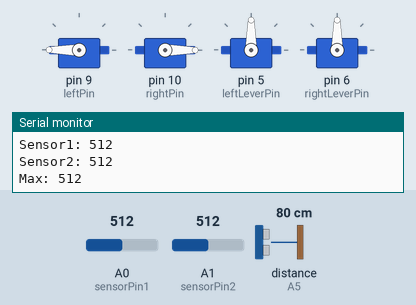
The sketch below on a simulated Arduino Uno, built with avr-gcc and run on an emulated ATmega328P. On the bench: 4 × servo, the last lines printed to the serial monitor. Wiring (inferred from the names in the program): ultrasonic range finder: trigger A4; echo A5. The test bench sets the inputs (shaded band); at power-on: distance to the obstacle (sensor on A5) 80 cm, A0 (sensorPin1) = 512, A1 (sensorPin2) = 512. The echo pulse lasts 58.3 µs per cm; random numbers use the default seed unless the sketch sets one.

Above: at 1.2 s.
1.3 s: distance to the obstacle (sensor on A5) set to 25 cm
2.8 s: distance to the obstacle (sensor on A5) set to 20 cm
At 4.0 s:
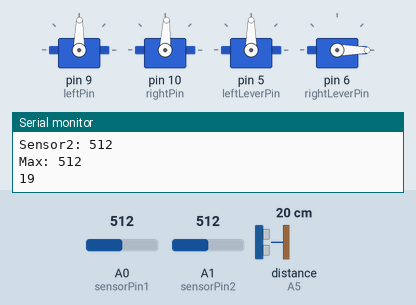
5.8 s: distance to the obstacle (sensor on A5) set to 35 cm
7.4 s: A0 (sensorPin1) set to 716
At 8.2 s:
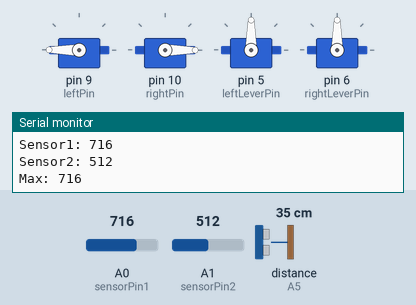
8.9 s: A0 (sensorPin1) set to 561
At 10.1 s:
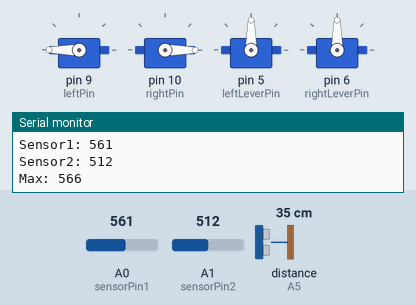
10.4 s: A0 (sensorPin1) set to 532
At 10.8 s:
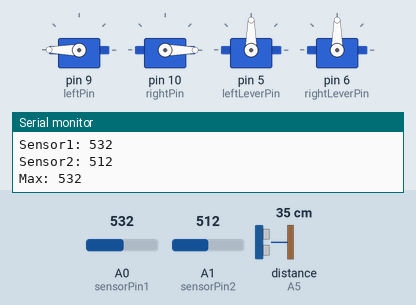
Timing chart, 0 to 13.0 s (numbered marks = the images above; inputs shaded):
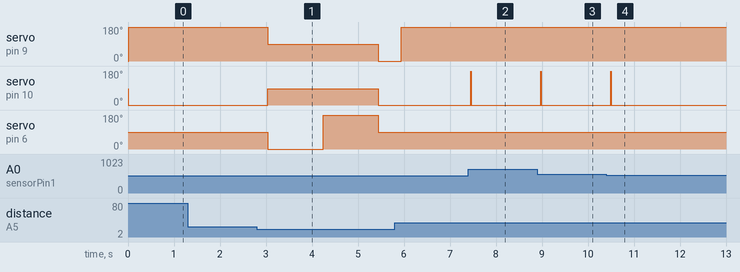

The sketch:

Challenge3.ino
```cpp
#include <Servo.h>

#include <Ethernet.h>

#include <Servo.h>                        // Include the <Servo.h> libary, which is specifically designed
#include <SoftwareSerial.h>

const int leftPin = 9;
Servo servoL;
const int rightPin = 10;
Servo servoR;

const int leftLeverPin = 5;
Servo leverL;
const int rightLeverPin = 6;
Servo leverR;

const int trigPin = A4;
const int echoPin = A5;

const int sensorPin1 = A0;
const int sensorPin2 = A1;

int sensorReading1 = 0;
int sensorReading2 = 0;

long duration;
int distance;

int maxSensor = 0;
int dist1 = 0;
int dist2 = 0;
int degree = 90;
int n = 2;

int count = 0;
int r = 0;

void setup() {
  servoL.attach(leftPin);
  servoR.attach(rightPin);

  leverL.attach(leftLeverPin);
  leverR.attach(rightLeverPin);

  pinMode(trigPin, OUTPUT); // Sets the trigPin as an Output
  pinMode(echoPin, INPUT); // Sets the echoPin as an Input

  Serial.begin(9600);

  servoL.writeMicroseconds(1460);
  servoR.writeMicroseconds(1440);
  leverR.write(90);
}

void loop () {

//  Serial.println("Starting loop");

  digitalWrite(trigPin, LOW);
  digitalWrite(trigPin, HIGH);
  digitalWrite(trigPin, LOW);
  duration = pulseIn(echoPin, HIGH);
  distance= duration*0.034/2;
//  Serial.print("Distance: ");
//  Serial.println(distance);

  if (sensorReading1 > maxSensor) {
    maxSensor = sensorReading1;
    r = random(0, 2);
  }

  sensorReading1 = analogRead(sensorPin1);
  sensorReading2 = analogRead(sensorPin2);

  Serial.print("Sensor1: ");
  Serial.println(sensorReading1);
  Serial.print("Sensor2: ");
  Serial.println(sensorReading2);
  Serial.print("Max: ");
  Serial.println(maxSensor);

  if (distance > 20) {
    if (sensorReading1 >= sensorReading2) {
      if (sensorReading1+20 > maxSensor && sensorReading1-20 < maxSensor) {
        servoL.write(180);
        servoR.write(0);
        delay(500);
        count = 0;
      } else {
        if (r == 0) {
          servoL.write(0);
          servoR.write(0);
        } else {
          servoL.write(180);
          servoR.write(180);
        }

        if (count == 0) {
          maxSensor -= 150;
          count = 1;
        }
      }
    } else {
      if (r == 0) {
        servoL.write(0);
        servoR.write(0);
      } else {
        servoL.write(180);
        servoR.write(180);
      }
      delay(500);

      maxSensor = 0;
      if (sensorReading2 > maxSensor) {
        maxSensor = sensorReading1;
        r = random(0, 2);
      }
    }

  } else {                            // obstacle detected
    Serial.println(distance);

    // machine freezes
    servoL.writeMicroseconds(1460);
    servoR.writeMicroseconds(1440);

    // distance sensor checks right side to see if there is obstacles
    leverR.write(0);
    delay(500);
    digitalWrite(trigPin, LOW);
    digitalWrite(trigPin, HIGH);
    digitalWrite(trigPin, LOW);
    duration = pulseIn(echoPin, HIGH);
    distance= duration*0.034/2;
    dist1 = distance;
    delay(700);

    leverR.write(180);
    delay(500);
    digitalWrite(trigPin, LOW);
    digitalWrite(trigPin, HIGH);
    digitalWrite(trigPin, LOW);
    duration = pulseIn(echoPin, HIGH);
    distance= duration*0.034/2;
    dist2 = distance;
    delay(700);

    Serial.println(dist1);
    Serial.println(dist2);

    leverR.write(90);

    if (dist1 > dist2) {
      Serial.println("Right");
      servoL.write(180);
      servoR.write(180);
      delay(500);
    } else {
      servoL.write(0);
      servoR.write(0);
      delay(500);
    }

    servoL.write(180);
    servoR.write(0);
    delay(1500);

    maxSensor = 0;
  }

//  Serial.print("Sensor reading = ");        // Print this text in the Serial Monitor
//  Serial.print(sensorReading);              // Print the sensor reading, followed by a newline character
//  Serial.print(", ");
//  Serial.println(1023 - sensorReading);
//  Serial.print("Max sensor: ");
//  Serial.println(maxSensor);
}
```

Measured:
- the behaviour switches between 22 and 21 cm on distance to the obstacle (sensor on A5) (found by bisection; images 0 and 1)
- after the input at 2.8 s, servo on pin 9 (leftPin): 180° → 89° after 0.24 s, → 0° 2.4 s later; servo on pin 10 (rightPin): 0° → 87° after 0.24 s, → 0° 2.4 s later; servo on pin 6 (rightLeverPin): 90° → 0° after 0.24 s, → 180° 1.2 s later, → 90° 1.2 s later
- after the input at 7.4 s, servo on pin 10 (rightPin): 0° → 180° after 0.05 s, → 0° 0.01 s later
- after the input at 8.9 s, servo on pin 10 (rightPin): 0° → 180° after 0.07 s, → 0° 0.01 s later
- after the input at 10.4 s, servo on pin 10 (rightPin): 0° → 180° after 0.09 s, → 0° 0.01 s later
